Frame 1 (no input): blank canvas, image omitted
Frame 60 (the mouse pressed at the canvas centre just before this capture): blank canvas, image omitted
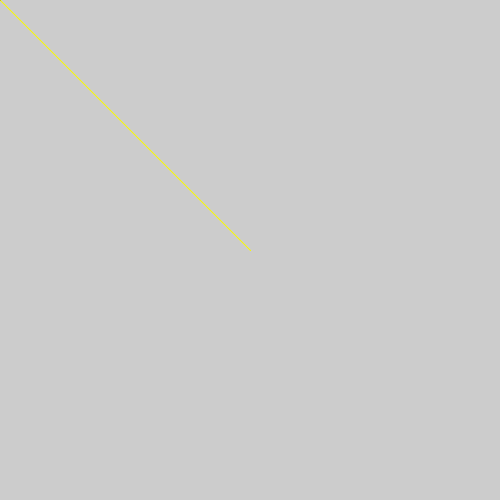
Frame 120 (the mouse held since frame 60 and released just before this capture)

The Processing sketch whose frames 1 and 60 were blank and that drew this single picture after the mouse press (run headless with seeded random() and noise(); from frame 60 on, the mouse is pressed at the canvas centre):

// Processing sketch: processing_9184
// ── processing_9184.pde



void setup () {
  size(500,500);
}


void draw () {
  //background(255);
  //println(mouseX + "," + mouseY);
  //ellipse(mouseX, mouseY, 10, 10);
  stroke(mouseX, mouseY, 0);
  //strokeWeight(abs(mouseX-pmouseY));
  line(pmouseX, pmouseY, mouseX, mouseY);
}

void mousePressed () {
  fill(255);
  println("pressed mousey");
  ellipse(mouseX,mouseY, 50,50);
  fill(0);
  ellipse( mouseX-15, mouseY, 10, 30);
  ellipse( mouseX+15, mouseY, 10, 30);
}

void keyPressed() {
  println("key pressed");
  //background(255);
  fill(0,255,0,125);
  ellipse(mouseX, mouseY, 10, 10);
  noFill();
}
